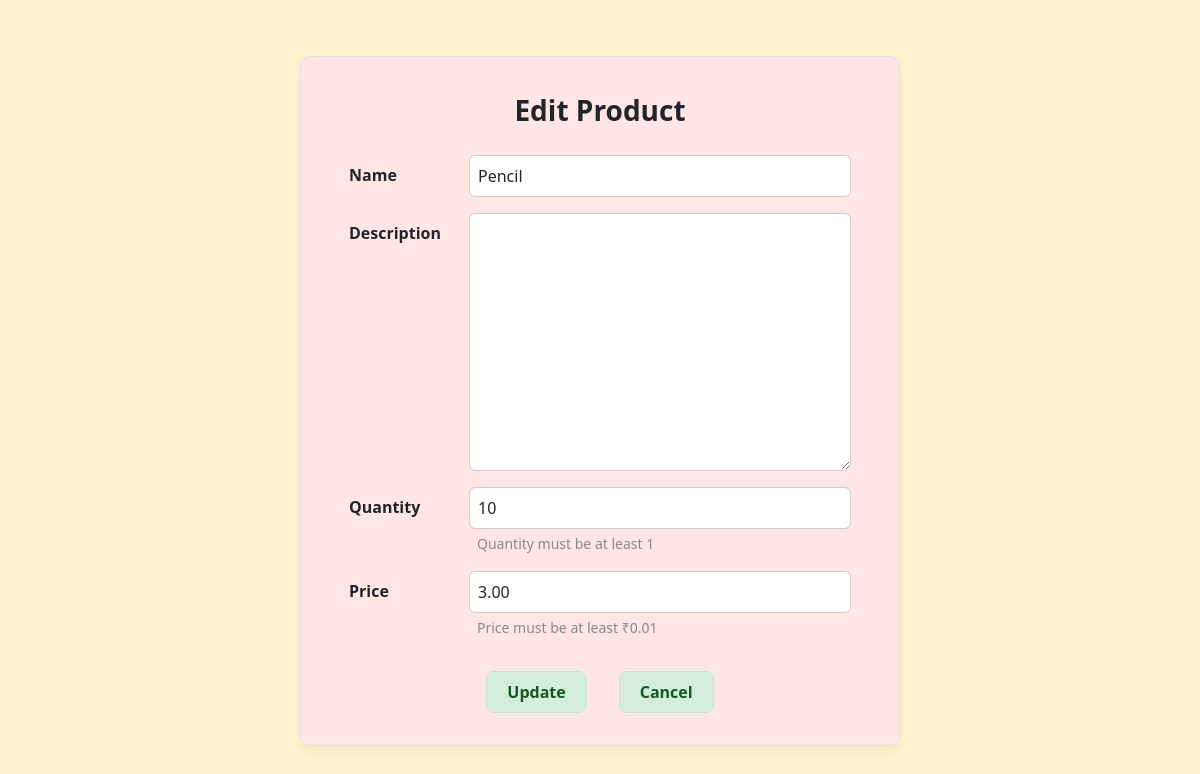
/edit/8/, run on the app's committed database.
### inventory/models.py (models this page shows, shortened)
class Product(models.Model):
    name        = models.CharField(max_length=100)
    description = models.TextField(blank=True)
    quantity    = models.PositiveIntegerField(
        validators=[MinValueValidator(1)],
        help_text="Quantity must be at least 1"
    )
    price       = models.DecimalField(
        max_digits=10,
        decimal_places=2,
        validators=[MinValueValidator(0.01)],
        help_text="Price must be at least ₹0.01"
    )
    date_added  = models.DateTimeField(auto_now_add=True)

### inventory/views.py (the view)
# urls.py: path('edit/<int:pk>/', views.edit_product, name='edit_product'),
def edit_product(request, pk):
    product = get_object_or_404(Product, pk=pk)
    if request.method == 'POST':
        form = ProductForm(request.POST, instance=product)
        if form.is_valid():
            updated = form.save()
            Transaction.objects.create(
                product=updated,
                product_name=updated.name,
                action='U',
                quantity=updated.quantity
            )
            messages.success(request, f"✏️ “{updated.name}” updated successfully!")
            return redirect('product_list')
    else:
        form = ProductForm(instance=product)
    return render(request, 'inventory/add_product.html', {
        'form':     form,
        'is_edit':  True,
        'product':  product,
    })

### inventory/forms.py
class ProductForm(forms.ModelForm):
    class Meta:
        model = Product
        fields = ['name', 'description', 'quantity', 'price']
        widgets = {
            'name': forms.TextInput(attrs={
                'required': True,
                'oninvalid': "this.setCustomValidity('Please enter a product name.')",
                'oninput': "this.setCustomValidity('')"
            }),
            'quantity': forms.NumberInput(attrs={
                'required': True,
                'min': 1,
                'oninvalid': "this.setCustomValidity('Quantity must be at least 1.')",
                'oninput': "this.setCustomValidity('')"
            }),
            'price': forms.NumberInput(attrs={
                'required': True,
                'min': 0.01,
                'step': '0.01',
                'oninvalid': "this.setCustomValidity('Price must be greater than zero.')",
                'oninput': "this.setCustomValidity('')"
            }),
        }

### inventory/templates/inventory/add_product.html (shortened to what this page needs)
{% extends 'inventory/base.html' %}
{% load widget_tweaks %}
{% block content %}
  <div class="form-wrapper">
    <div class="form-title">
      {% if is_edit %}Edit{% else %}Add{% endif %} Product
    </div>
    <form method="post" novalidate>
      {% for field in form %}
        <div class="form-group">
          <label for="{{ field.id_for_label }}">{{ field.label }}</label>
          <div class="form-field">
            {{ field|add_class:"form-control" }}
            {% if field.help_text %}
              <small>{{ field.help_text }}</small>
            {% endif %}
          </div>
        </div>
      {% endfor %}
      <div class="form-actions">
        <button type="submit" class="btn-custom">
          {% if is_edit %}Update{% else %}Add{% endif %}
        </button>
        <a href="{% url 'product_list' %}" class="btn-custom">Cancel</a>
      </div>
    </form>
  </div>
{% endblock %}

### static/css/styles.css (style rules this page uses)
.btn-custom { background-color: #d4edda; color: #155724; padding: 8px 16px; border: 1px solid #c3e6cb; border-radius: 8px; text-decoration: none; display: inline-block; font-weight: bold; transition: background-color 0.3s ease, color 0.3s ease; }
.form-group { display: flex; align-items: center; margin-bottom: 1rem; }
.form-group label { width: 20%; font-weight: 600; }
.form-group input, .form-group textarea { flex: 1; padding: 0.5rem; border: 1px solid #ccc; border-radius: 6px; }
.form-group small { color: #888; margin-left: 0.5rem; }
.form-actions { text-align: center; margin-top: 2rem; }
.form-actions .btn-custom { margin: 0 0.5rem; }

### inventory/templates/inventory/add_product.html (style rules this page uses)
body { background-color: #fff3cd; }
.form-wrapper { background-color: #ffe6e6; padding: 2rem 3rem; max-width: 600px; margin: 2rem auto; border-radius: 10px; box-shadow: 0 4px 12px rgba(0, 0, 0, 0.05); border: 1px solid #dee2e6; }
.form-title { text-align: center; font-size: 1.75rem; font-weight: bold; margin-bottom: 1.5rem; }
.form-group { display: flex; align-items: flex-start; margin-bottom: 1rem; }
.form-group label { width: 120px; font-weight: 600; padding-top: 0.5rem; }
.form-group .form-field { flex: 1; }
.form-field input, .form-field textarea { width: 100%; padding: 0.5rem; border: 1px solid #ccc; border-radius: 6px; }
.form-field small { color: #888; margin-top: 0.25rem; display: inline-block; }
.form-actions { display: flex; justify-content: center; margin-top: 2rem; gap: 1rem; }
.btn-custom { background-color: #d4edda; color: #155724; padding: 8px 20px; border: 1px solid #c3e6cb; border-radius: 8px; font-weight: bold; text-decoration: none; }

### data on the page
Product: form "Pencil" "10" "3.00"

### other printed values
{{ field.label }} "Name" "Description" "Quantity" "Price"
{{ field.help_text }} "Quantity must be at least 1" "Price must be at least ₹0.01"
